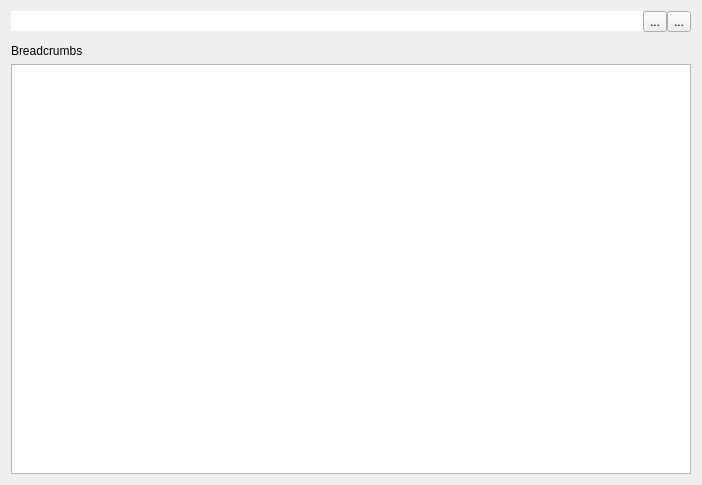
<?xml version="1.0" encoding="UTF-8"?>
<ui version="4.0">
 <class>Form</class>
 <widget class="QWidget" name="Form">
  <property name="geometry">
   <rect>
    <x>0</x>
    <y>0</y>
    <width>702</width>
    <height>485</height>
   </rect>
  </property>
  <property name="windowTitle">
   <string>Form</string>
  </property>
  <layout class="QVBoxLayout" name="verticalLayout">
   <item>
    <widget class="QFrame" name="filter_frame">
     <property name="frameShape">
      <enum>QFrame::NoFrame</enum>
     </property>
     <property name="frameShadow">
      <enum>QFrame::Plain</enum>
     </property>
     <layout class="QHBoxLayout" name="horizontalLayout">
      <property name="spacing">
       <number>0</number>
      </property>
      <property name="leftMargin">
       <number>0</number>
      </property>
      <property name="topMargin">
       <number>0</number>
      </property>
      <property name="rightMargin">
       <number>0</number>
      </property>
      <property name="bottomMargin">
       <number>0</number>
      </property>
      <item>
       <widget class="QLineEdit" name="sc_tree_search">
        <property name="frame">
         <bool>false</bool>
        </property>
        <property name="clearButtonEnabled">
         <bool>true</bool>
        </property>
       </widget>
      </item>
      <item>
       <widget class="QToolButton" name="sc_add_filter">
        <property name="text">
         <string>...</string>
        </property>
       </widget>
      </item>
      <item>
       <widget class="QToolButton" name="sc_search">
        <property name="text">
         <string>...</string>
        </property>
       </widget>
      </item>
     </layout>
    </widget>
   </item>
   <item>
    <widget class="QWidget" name="filter_widgets" native="true">
     <layout class="QVBoxLayout" name="verticalLayout_2">
      <property name="leftMargin">
       <number>0</number>
      </property>
      <property name="topMargin">
       <number>0</number>
      </property>
      <property name="rightMargin">
       <number>0</number>
      </property>
      <property name="bottomMargin">
       <number>0</number>
      </property>
     </layout>
    </widget>
   </item>
   <item>
    <widget class="QLabel" name="sc_breadcrumbs">
     <property name="text">
      <string>Breadcrumbs</string>
     </property>
     <property name="textFormat">
      <enum>Qt::RichText</enum>
     </property>
    </widget>
   </item>
   <item>
    <widget class="QTreeView" name="sc_tree">
     <property name="minimumSize">
      <size>
       <width>400</width>
       <height>200</height>
      </size>
     </property>
     <property name="baseSize">
      <size>
       <width>600</width>
       <height>400</height>
      </size>
     </property>
    </widget>
   </item>
  </layout>
 </widget>
 <resources/>
 <connections/>
</ui>
